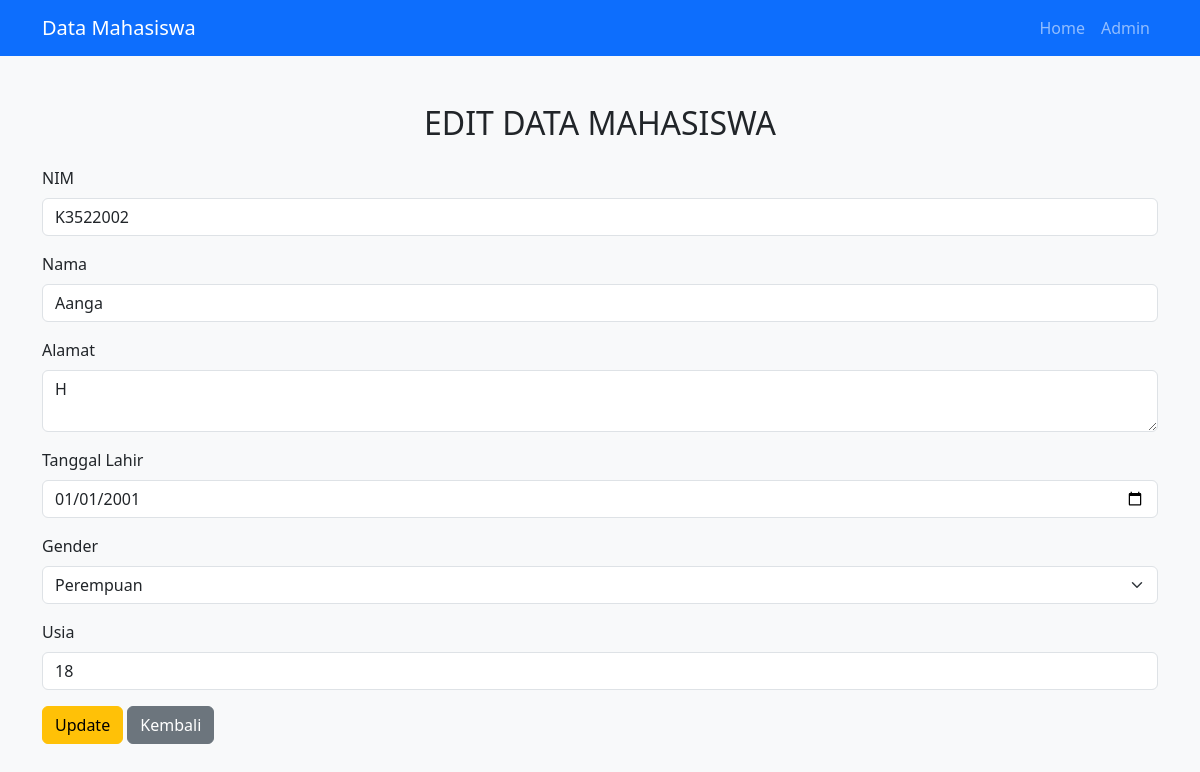
/admin/edit.php?nim=K3522002, run on the app's committed database.
### tables this page shows
CREATE TABLE `mahasiswa` (
  `nim` varchar(20) NOT NULL,
  `nama` varchar(100) DEFAULT NULL,
  `alamat` varchar(100) DEFAULT NULL,
  `tanggal_lahir` date DEFAULT NULL,
  `gender` varchar(20) DEFAULT NULL,
  `usia` int(5) DEFAULT NULL
);

### admin/edit.php (the view, shortened to what this page needs)
<?php
include '../config/koneksi.php';
include '../layout/header.php';
$nim = $_GET['nim'];
$query = "SELECT * FROM mahasiswa WHERE nim = '$nim'";
$result = mysqli_query($conn, $query);
$row = mysqli_fetch_assoc($result);
?>
<!DOCTYPE html>
<html>
<head>
    <link href="https://cdn.jsdelivr.net/npm/bootstrap@5.3.2/dist/css/bootstrap.min.css" rel="stylesheet">
</head>
<body class="bg-light">
    <div class="container mt-5">
        <h2 class="text-center mb-4">EDIT DATA MAHASISWA</h2>
        <form method="POST" action="update.php">
            <div class="mb-3">
                <label class="form-label">NIM</label>
                <input type="text" class="form-control" value="<?= $row['nim'] ?>" readonly>
            </div>
            <div class="mb-3">
                <label class="form-label">Nama</label>
                <input type="text" name="nama" value="<?= $row['nama'] ?>" class="form-control" required>
            </div>
            <div class="mb-3">
                <label class="form-label">Alamat</label>
                <textarea name="alamat" class="form-control" required><?= $row['alamat'] ?></textarea>
            </div>
            <div class="mb-3">
                <label class="form-label">Tanggal Lahir</label>
                <input type="date" name="tanggal_lahir" value="<?= $row['tanggal_lahir'] ?>" class="form-control"
                    required>
            </div>
            <div class="mb-3">
                <label class="form-label">Gender</label>
                <select name="gender" class="form-select" required>
                    <option value="Perempuan" <?= $row['gender'] == "Perempuan" ? "selected" : "" ?>>
                        Perempuan
                    </option>
                </select>
            </div>
            <div class="mb-3">
                <label class="form-label">Usia</label>
                <input type="number" name="usia" value="<?= $row['usia'] ?>" class="form-control" required>
            </div>
            <button type="submit" class="btn btn-warning">
                Update
            </button>
            <a href="index.php" class="btn btn-secondary">
                Kembali
            </a>
        </form>
    </div>
</body>
</html>

### data on the page
mahasiswa: nim "K3522002", nama "Aanga", alamat "H", tanggal_lahir "01/01/2001", gender "Perempuan", usia "18"
